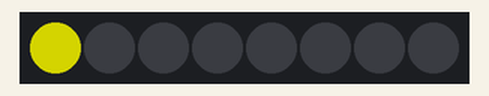
Recording of a sketch running on a simulated Arduino Uno, built with avr-gcc and run on an emulated ATmega328P. On the bench: 8 RGB LEDs in strip order, left to right. Dim RGB values are drawn brighter than linear.

Above: at 0.05 s.
At 0.55 s:
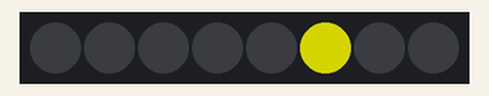
At 1.05 s:
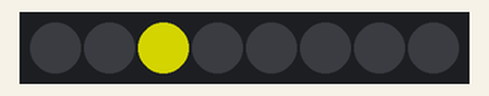
Timing chart, 0 to 40.0 s (numbered marks = the images above):
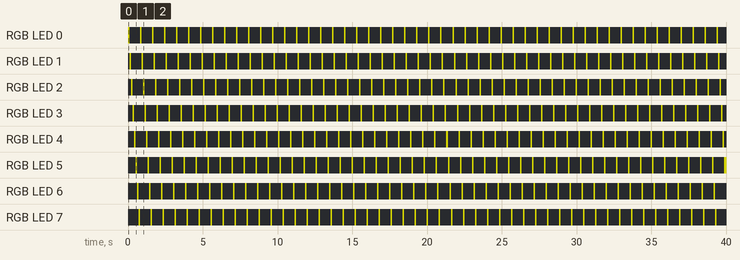

Measured:
- by itself, RGB LED 0–7: alternates RGB(128, 128, 0) for 0.10 s and off for 0.70 s
- by itself, everything shown: repeats every 0.80 s, in 8 steps

The sketch:

SLED.ino
```cpp
#include <Adafruit_NeoPixel.h>
#define NUMSLEDs  8
#define PINSLEDs  6
Adafruit_NeoPixel SLEDs = Adafruit_NeoPixel(NUMSLEDs,PINSLEDs, NEO_GRB + NEO_KHZ800);
void setup() {
  SLEDs.begin(); // This initializes the NeoPixel library.
  SLEDs.show(); // Initialize all SLEDs to 'off'
}

void display(int index){
  SLEDs.clear();
  SLEDs.setPixelColor(index, SLEDs.Color(128, 128, 0));
  SLEDs.show();
  delay(100);
}
void loop() {
  int val = 128;
  int x[] = {0,1,2,3,4,5,6,7};
  for(int i = 0;i<8;i++){
    display(x[i]);
  }

}
```
